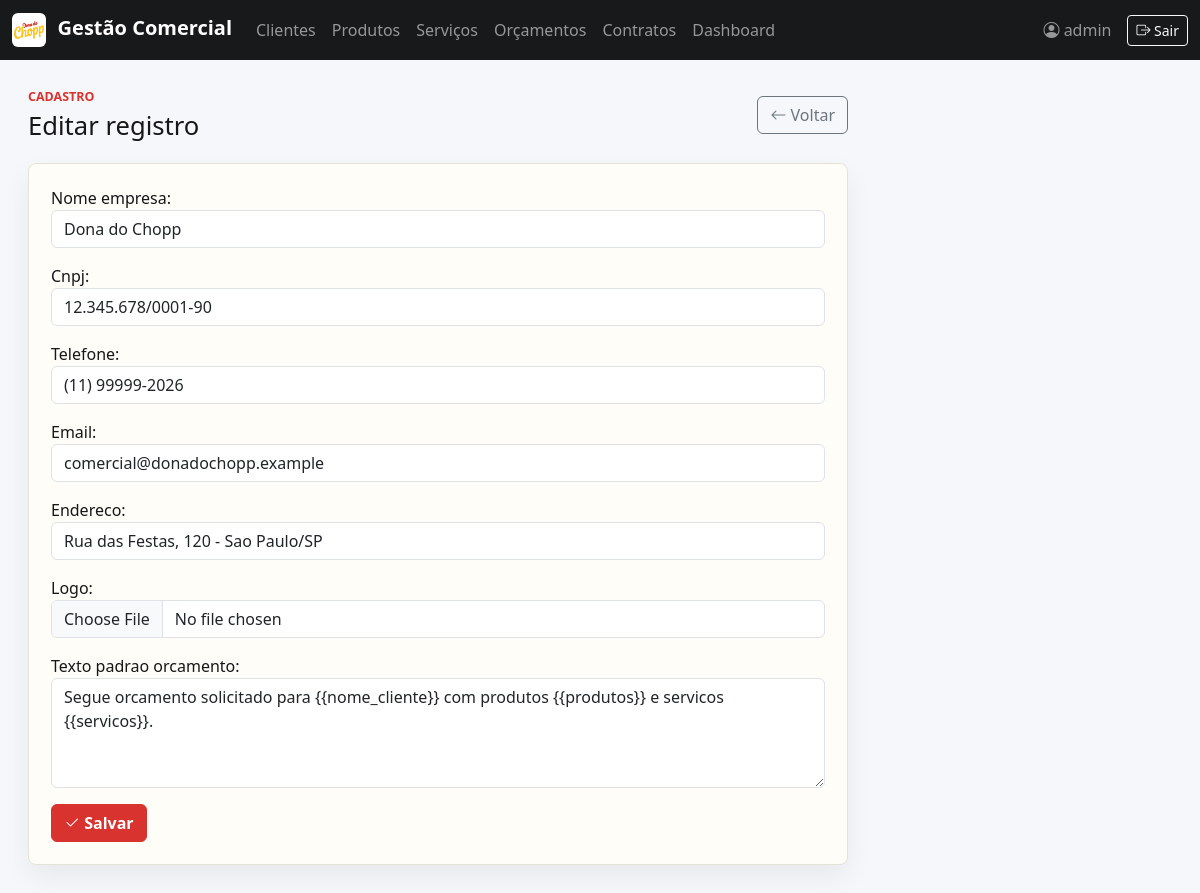
/configuracao/ (signed in), run on the app's committed database.
### comercial/models.py (models this page shows, shortened)
class ConfiguracaoEmpresa(models.Model):
    nome_empresa = models.CharField(max_length=120, default="Dona do Chopp")
    cnpj = models.CharField(max_length=20, blank=True)
    telefone = models.CharField(max_length=20, blank=True)
    email = models.EmailField(blank=True)
    endereco = models.CharField(max_length=255, blank=True)
    logo = models.ImageField(upload_to="logos/", blank=True, null=True)
    texto_padrao_orcamento = models.TextField(
        default=(
            "Segue orçamento solicitado para {{nome_cliente}}. "
            "Produtos: {{produtos}}. Serviços: {{servicos}}."
        )
    )

### comercial/views.py (the view)
# urls.py: path("configuracao/", views.configuracao_empresa, name="configuracao_empresa"),
@login_required
def configuracao_empresa(request):
    config, _ = ConfiguracaoEmpresa.objects.get_or_create(pk=1)
    form = ConfiguracaoEmpresaForm(request.POST or None, request.FILES or None, instance=config)
    if request.method == "POST" and form.is_valid():
        form.save()
        messages.success(request, "Configuração salva.")
        return redirect("home")
    return render(request, "comercial/form.html", {"form": form, "instance": config})

### comercial/forms.py
class ConfiguracaoEmpresaForm(BootstrapFormMixin, forms.ModelForm):
    class Meta:
        model = ConfiguracaoEmpresa
        fields = [
            "nome_empresa",
            "cnpj",
            "telefone",
            "email",
            "endereco",
            "logo",
            "texto_padrao_orcamento",
        ]
        widgets = {"texto_padrao_orcamento": forms.Textarea(attrs={"rows": 4})}

### templates/comercial/form.html (shortened to what this page needs)
{% extends "base.html" %}
{% block content %}
<section class="narrow">
    <div class="page-header compact">
        <div>
            <p class="eyebrow">Cadastro</p>
            <h1>{% if instance %}Editar registro{% else %}Novo registro{% endif %}</h1>
        </div>
        <a href="javascript:history.back()" class="btn btn-outline-secondary">
            <i class="bi bi-arrow-left"></i> Voltar
        </a>
    </div>
    <form method="post" enctype="multipart/form-data" class="surface stack">
        {{ form.as_p }}
        <div class="form-actions">
            <button class="btn btn-brand" type="submit"><i class="bi bi-check2"></i> Salvar</button>
        </div>
    </form>
</section>
{% endblock %}

### templates/base.html (shortened to what this page needs)
{% load static %}
<!doctype html>
<html lang="pt-br">
<head>
    <link href="https://cdn.jsdelivr.net/npm/bootstrap@5.3.3/dist/css/bootstrap.min.css" rel="stylesheet">
    <link href="https://cdn.jsdelivr.net/npm/bootstrap-icons@1.11.3/font/bootstrap-icons.css" rel="stylesheet">
    <link href="{% static 'css/app.css' %}?v=20260622-2" rel="stylesheet">
</head>
<body>
{% if user.is_authenticated %}
<nav class="navbar navbar-expand-lg navbar-dark bg-brand">
    <div class="container-fluid">
        <a class="navbar-brand fw-bold" href="{% url 'home' %}">
            <img src="{% static 'img/logo2.png' %}" alt="Logo" class="nav-logo">
            Gestão Comercial
        </a>
        <div class="collapse navbar-collapse" id="mainNav">
            <ul class="navbar-nav me-auto">
                <li class="nav-item"><a class="nav-link" href="{% url 'cliente_list' %}">Clientes</a></li>
                <li class="nav-item"><a class="nav-link" href="{% url 'produto_list' %}">Produtos</a></li>
                <li class="nav-item"><a class="nav-link" href="{% url 'servico_list' %}">Serviços</a></li>
                <li class="nav-item"><a class="nav-link" href="{% url 'orcamento_list' %}">Orçamentos</a></li>
                <li class="nav-item"><a class="nav-link" href="{% url 'contrato_list' %}">Contratos</a></li>
                <li class="nav-item"><a class="nav-link" href="{% url 'dashboard' %}">Dashboard</a></li>
            </ul>
            <span class="navbar-text me-3">
                <i class="bi bi-person-circle"></i>
                {{ user.get_full_name|default:user.username }}
            </span>
            <form method="post" action="{% url 'logout' %}">
                <button class="btn btn-sm btn-outline-light" type="submit">
                    <i class="bi bi-box-arrow-right"></i> Sair
                </button>
            </form>
        </div>
    </div>
</nav>
{% endif %}
<main class="container-fluid page-shell">
    {% block content %}{% endblock %}
</main>
</body>
</html>

### static/css/app.css (style rules this page uses)
:root { --brand-red: #d8332f; --brand-yellow: #ffc52f; --ink: #171717; --muted: #6d7178; --line: #e7e2d8; --paper: #fffdf8; --soft: #f5f7fa; }
body { background: var(--soft); color: var(--ink); }
.bg-brand { background: #18191b; }
.nav-logo { width: 34px; height: 34px; object-fit: contain; margin-right: .4rem; background: #fff; border-radius: 6px; padding: 2px; }
.page-shell { padding: 28px; }
.page-header { max-width: 1180px; margin: 0 auto 22px; display: flex; align-items: center; justify-content: space-between; gap: 16px; }
.page-header.compact, .narrow { max-width: 820px; }
.page-header h1 { font-size: clamp(1.6rem, 2vw, 2.2rem); margin: 0; }
.eyebrow { margin: 0 0 4px; color: var(--brand-red); font-weight: 700; text-transform: uppercase; font-size: .78rem; }
.btn-brand { --bs-btn-bg: var(--brand-red); --bs-btn-border-color: var(--brand-red); --bs-btn-color: #fff; --bs-btn-hover-bg: #b82926; --bs-btn-hover-border-color: #b82926; font-weight: 700; }
.login-panel, .surface, .table-wrap, .metric, .module-card { background: var(--paper); border: 1px solid var(--line); border-radius: 8px; box-shadow: 0 12px 28px rgba(20, 20, 20, .06); }
.stack { display: grid; gap: 16px; }
.surface { padding: 22px; }
.form-grid p, .line-item p, .surface p { margin-bottom: 0; }
.form-grid textarea, .surface textarea { min-height: 92px; }

### data on the page
ConfiguracaoEmpresa: nome_empresa "Dona do Chopp", cnpj "12.345.678/0001-90", telefone "(11) 99999-2026", email "comercial@donadochopp.example", endereco "Rua das Festas, 120 - Sao Paulo/SP", texto_padrao_orcamento "Segue orcamento solicitado para {{nome_cliente}} com produtos {{produtos}} e servicos {{servicos}}."

### other printed values
{{ user.get_full_name|default:user.username }} "admin"
